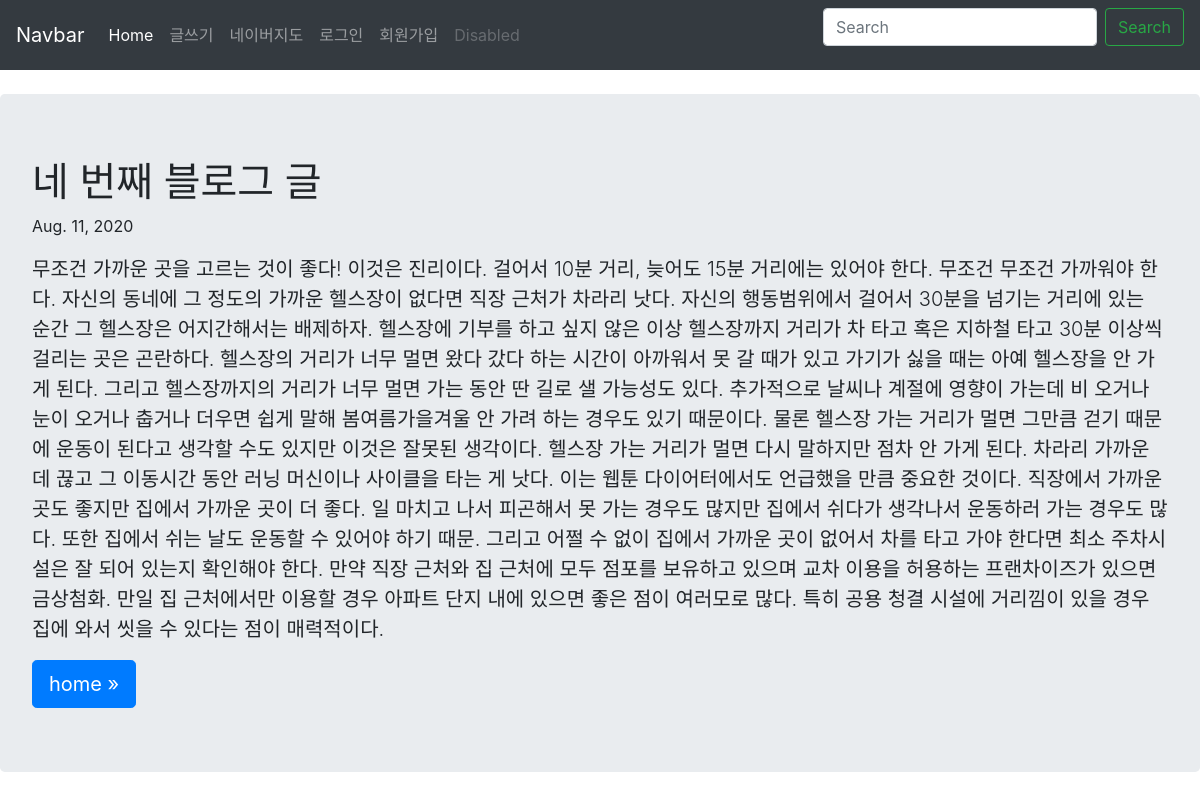
The app's page /blog/4 with its own data.
### health_tok_board/models.py (models this page shows, shortened)
class Blog(models.Model):
    title = models.CharField(max_length=200)
    pub_date = models.DateField('date published')
    body = models.TextField()

### health_tok_board/views.py (the view)
# urls.py: path('<int:blog_id>', views.detail, name='detail'),
def detail(request, blog_id):
    blog_detail = get_object_or_404(Blog, pk=blog_id)
    return render(request, 'detail.html', {'blog': blog_detail})

### health_tok_board/templates/health_tok_board/detail.html
{% extends 'base.html' %}
{% block content %}
    <div class="jumbotron">
        <h1>{{blog.title}}</h1>
        <p>{{blog.pub_date}}</p>
        <p class="lead">{{blog.body}}</p>
        <a class="btn btn-lg btn-primary" href="{% url 'health_tok_board:home' %}" role="button">home &raquo;</a>
        <br>
    </div>
{% endblock %}

### health_tok_board/static/css/navbar-top.css (style rules this page uses)
body { min-height: 75rem; }

### records on screen
Blog: title "네 번째 블로그 글", pub_date "Aug. 11, 2020", body "무조건 가까운 곳을 고르는 것이 좋다! 이것은 진리이다. 걸어서 10분 거리, 늦어도 15분 거리에는 있어야 한다. 무조건 무조건 가까워야 한다. 자신의 동네에 그 정도의 가까운 헬스장이 없다면 직장 근처가 차라리 낫다. 자신의 행동범위에서 걸어서 30분을 넘기는 거리에 있는 순간 그 헬스장은 어지간해서는 배제하자. 헬스장에 기부를 하고 싶지 않은 이상 헬스장까지 거리가 차 타고 혹은 지하철 타고 30분 이상씩 걸리는 곳은 곤란하다. 헬스장의 거리가 너무 멀면 왔다 갔다 하는 시간이 아까워서 못 갈 때가 있고 가기가 싫을 때는 아예 헬스장을 안 가게 된다. 그리고 헬스장까지의 거리가 너무 멀면 가는 동안 딴 길로 샐 가능성도 있다. 추가적으로 날씨나 계절에 영향이 가는데 비 오거나 눈이 오거나 춥거나 더우면 쉽게 말해 봄여름가을겨울 안 가려 하는 경우도 있기 때문이다. 물론 헬스장 가는 거리가 멀면 그만큼 걷기 때문에 운동이 된다고 생각할 수도 있지만 이것은 잘못된 생각이다. 헬스장 가는 거리가 멀면 다시 말하지만 점차 안 가게 된다. 차라리 가까운 데 끊고 그 이동시간 동안 러닝 머신이나 사이클을 타는 게 낫다. 이는 웹툰 다이어터에서도 언급했을 만큼 중요한 것이다. 직장에서 가까운 곳도 좋지만 집에서 가까운 곳이 더 좋다. 일 마치고 나서 피곤해서 못 가는 경우도 많지만 집에서 쉬다가 생각나서 운동하러 가는 경우도 많다. 또한…"
